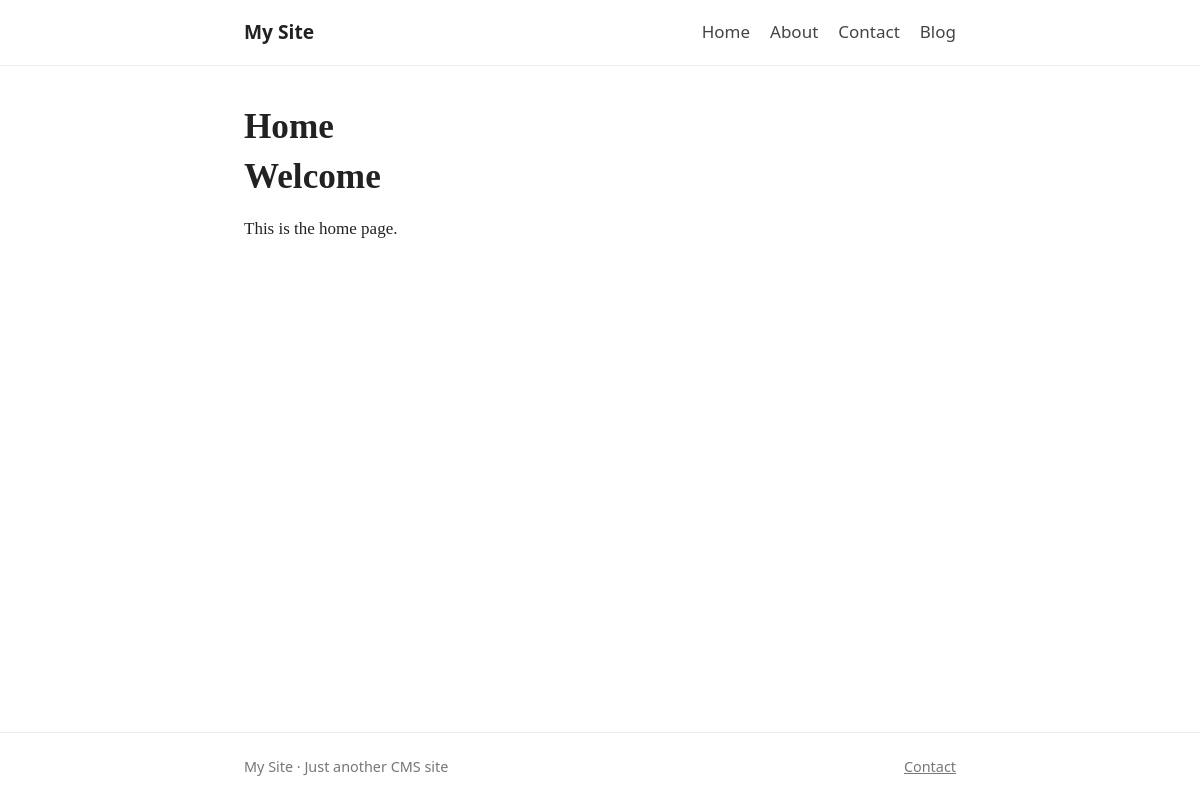
The page / on the database its author committed.
### tables this page shows
CREATE TABLE settings (
    key        TEXT PRIMARY KEY,
    value      TEXT,
    updated_at TEXT NOT NULL DEFAULT (datetime('now'))
);

CREATE TABLE menu_items (
    id         INTEGER PRIMARY KEY,
    menu_id    INTEGER NOT NULL REFERENCES menus(id) ON DELETE CASCADE,
    parent_id  INTEGER REFERENCES menu_items(id) ON DELETE CASCADE,
    label      TEXT NOT NULL,
    post_id    INTEGER REFERENCES posts(id) ON DELETE CASCADE,  -- link to a page/post...
    url        TEXT,                                            -- ...or an external URL
    sort_order INTEGER NOT NULL DEFAULT 0,
    CHECK (post_id IS NOT NULL OR url IS NOT NULL)
);

CREATE TABLE posts (
    id                INTEGER PRIMARY KEY,
    type              TEXT NOT NULL DEFAULT 'post' CHECK (type IN ('post', 'page')),
    title             TEXT NOT NULL,
    slug              TEXT NOT NULL,
    excerpt           TEXT,
    body              TEXT NOT NULL DEFAULT '',
    status            TEXT NOT NULL DEFAULT 'draft'
                      CHECK (status IN ('draft', 'review', 'scheduled', 'published', 'archived')),
    author_id         INTEGER NOT NULL REFERENCES users(id),
    parent_id         INTEGER REFERENCES posts(id) ON DELETE SET NULL,  -- page hierarchy
    featured_image_id INTEGER REFERENCES media(id) ON DELETE SET NULL,
    meta_title        TEXT,
    meta_description  TEXT,
    sort_order        INTEGER NOT NULL DEFAULT 0,
    allow_comments    INTEGER NOT NULL DEFAULT 1 CHECK (allow_comments IN (0, 1)),
    published_at      TEXT,
    created_at        TEXT NOT NULL DEFAULT (datetime('now')),
    updated_at        TEXT NOT NULL DEFAULT (datetime('now')),
    UNIQUE (type, slug)
);

### app.py (the view)
@app.route("/")
def home():
    home_id = get_settings().get("homepage_id")
    row = home_id and get_db().execute(
        "SELECT slug FROM posts WHERE id = ? AND type = 'page' AND status = 'published'", (home_id,)).fetchone()
    if row:
        return render_template("site/page.html", page=published("page", row["slug"]))
    return redirect(url_for("blog"))

### app.py (called while the page is built)
def get_db() -> sqlite3.Connection:
    if "db" not in g:
        if not DB_PATH.exists():
            raise RuntimeError("Database not found. Run: python db/init_db.py")
        g.db = sqlite3.connect(DB_PATH)
        g.db.row_factory = sqlite3.Row
        g.db.execute("PRAGMA foreign_keys = ON")
    return g.db

def get_settings() -> dict:
    return {r["key"]: r["value"] for r in get_db().execute("SELECT key, value FROM settings")}

def current_user():
    if "user" not in g:
        uid = session.get("user_id")
        g.user = uid and get_db().execute(
            "SELECT u.*, r.name AS role FROM users u JOIN roles r ON r.id = u.role_id "
            "WHERE u.id = ? AND u.is_active = 1", (uid,)).fetchone()
    return g.user

@app.before_request
def csrf_protect():
    if request.method == "POST":
        token = session.get("csrf_token")
        sent = request.form.get("csrf_token") or request.headers.get("X-CSRF-Token", "")
        if not token or not hmac.compare_digest(token, sent):
            abort(400, "Invalid form token. Go back, refresh the page and try again.")

@app.context_processor
def inject_globals():
    if "csrf_token" not in session:
        session["csrf_token"] = secrets.token_hex(16)
    return {"csrf_token": session["csrf_token"], "user": current_user(),
            "has_role": has_role, "can_edit": can_edit, "can_create": can_create,
            "media_url": media_url}

def load_menu(location):
    return get_db().execute(
        "SELECT i.label, i.url, p.slug, p.type FROM menu_items i JOIN menus m ON m.id = i.menu_id "
        "LEFT JOIN posts p ON p.id = i.post_id WHERE m.location = ? "
        "AND (p.id IS NULL OR p.status = 'published') ORDER BY i.sort_order, i.id", (location,)).fetchall()

@app.context_processor
def inject_site():
    return {"site": get_settings(), "menu": load_menu("header"), "footer_menu": load_menu("footer")}

def published(post_type, slug):
    return get_db().execute(
        "SELECT p.*, u.display_name AS author, m.path AS image_path, m.alt_text AS image_alt "
        "FROM posts p JOIN users u ON u.id = p.author_id LEFT JOIN media m ON m.id = p.featured_image_id "
        "WHERE p.type = ? AND p.slug = ? AND p.status = 'published'", (post_type, slug)).fetchone()

### templates/site/page.html (shortened to what this page needs)
{% extends "site/base.html" %}
{% block content %}
<article>
  <h1>{{ page.title }}</h1>
  <div class="content">{{ page.body|safe }}</div>
</article>
{% endblock %}

### templates/site/base.html (shortened to what this page needs)
<!doctype html>
<html lang="en">
<head>
  <link rel="stylesheet" href="{{ url_for('static', filename='site.css') }}">
</head>
<body>
  {% macro menu_link(m) -%}
    <a href="{{ m.url or (url_for('blog_post', slug=m.slug) if m.type == 'post' else url_for('page', slug=m.slug)) }}">{{ m.label }}</a>
  {%- endmacro %}
  <header class="site-header">
    <div class="wrap">
      <a class="logo" href="{{ url_for('home') }}">{{ site.site_title }}</a>
      <nav>
        {% for m in menu %}{{ menu_link(m) }}{% endfor %}
        <a href="{{ url_for('blog') }}">Blog</a>
      </nav>
    </div>
  </header>
  <main class="wrap">{% block content %}{% endblock %}</main>
  <footer class="site-footer">
    <div class="wrap">
      <span>{{ site.site_title }} · {{ site.site_tagline }}</span>
      {% if footer_menu %}<nav>{% for m in footer_menu %}{{ menu_link(m) }}{% endfor %}</nav>{% endif %}
    </div>
  </footer>
</body>
</html>

### static/site.css (style rules this page uses)
* { box-sizing: border-box; }
body { margin: 0; font: 17px/1.7 Georgia, "Times New Roman", serif; color: #222; background: #fff; display: flex; flex-direction: column; min-height: 100vh; }
a { color: #2f6fdb; }
.wrap { max-width: 760px; margin: 0 auto; padding: 0 1.5rem; width: 100%; }
main.wrap { flex: 1; padding-top: 2.5rem; padding-bottom: 3rem; }
.site-header { border-bottom: 1px solid #eee; font-family: system-ui, "Segoe UI", sans-serif; }
.site-header .wrap { display: flex; justify-content: space-between; align-items: center; padding-top: 1rem; padding-bottom: 1rem; }
.logo { font-weight: 700; font-size: 1.2rem; color: #222; text-decoration: none; }
.site-header nav { display: flex; gap: 1.25rem; }
.site-header nav a { color: #444; text-decoration: none; }
h1 { font-size: 2.2rem; line-height: 1.2; margin: 0 0 .5rem; }
.site-footer { border-top: 1px solid #eee; padding: 1.5rem 0; color: #777; font: .9rem system-ui, sans-serif; }
.site-footer .wrap { display: flex; justify-content: space-between; flex-wrap: wrap; gap: 1rem; }
.site-footer nav { display: flex; gap: 1rem; }
.site-footer a { color: #777; }

### rows shown on the page
settings: site_title "My Site"
menu_items: label "Home"
menu_items: label "About"
menu_items: label "Contact"
posts: title "Home", body "Welcome This is the home page."
settings: site_tagline "Just another CMS site"
menu_items: label "Contact"
